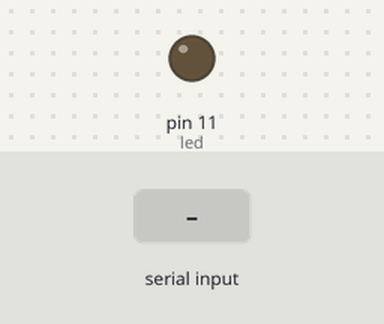
Recording of a sketch running on a simulated Arduino Uno, built with avr-gcc and run on an emulated ATmega328P. On the bench: output pins drawn as LEDs (lit = HIGH). Inputs (shaded band) come from the test bench. What the sketch prints to the serial monitor is not drawn.

Above: at 1.2 s.
1.3 s: "1" received over Serial
At 1.7 s:
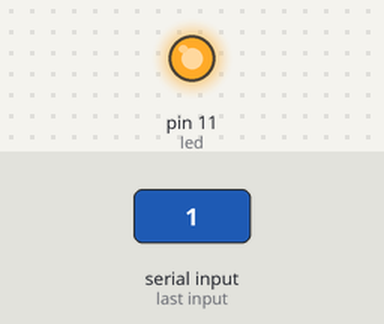
2.8 s: "0" received over Serial
At 4.1 s:
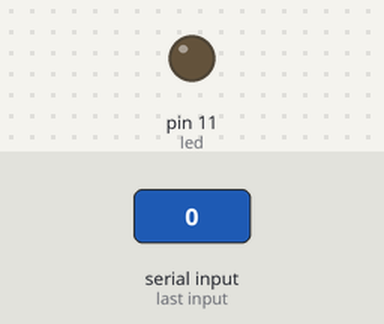
Timing chart, 0 to 5.8 s (numbered marks = the images above; inputs shaded):
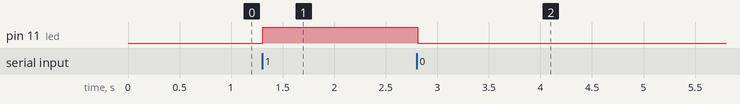

The sketch:

bluetooth_sketch_mar3a.ino
```cpp
int led = 11;
int Data;
void setup() {
 pinMode(led, OUTPUT);
 Serial.begin(9600);
}

void loop() {
  while(Serial.available() > 0)
  Data = Serial.read();
  Serial.println(Data);
  if (Data == '1')
  {
   digitalWrite(led, HIGH);
  }
  if (Data == '0')
  {
   digitalWrite(led, LOW);
  }
}
```

Measured:
- after the input at 1.3 s, pin 11 (led): LOW → HIGH at once
- after the input at 2.8 s, pin 11 (led): HIGH → LOW at once
